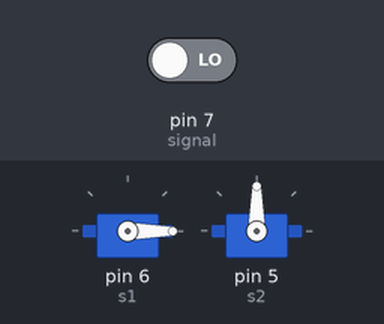
Bench run of a sketch on a simulated Arduino Uno, built with avr-gcc and run on an emulated ATmega328P. Shown: 2 × servo. The test bench sets the inputs (shaded band); at power-on: pin 7 (signal) LOW.

Above: at 1.2 s.
1.3 s: pin 7 (signal) driven HIGH
At 2.5 s:
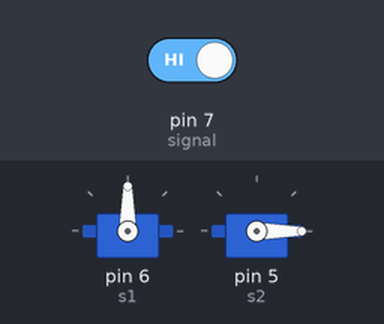
2.8 s: pin 7 (signal) driven LOW
At 3.8 s:
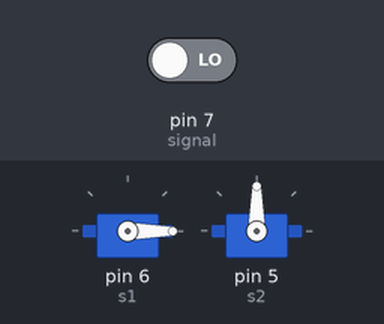
Timing chart, 0 to 5.8 s (numbered marks = the images above; inputs shaded):
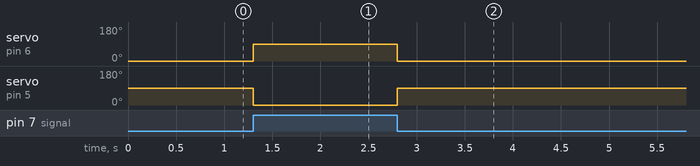

The sketch:

servo_V1.ino
```cpp
#include <Servo.h>

Servo servo2;
Servo servo1;
const int s1 = 6;
const int s2 = 5;
const int signal = 7;

int pos = 0;

void setup() {
  servo1.attach(s1);
  servo2.attach(s2);
  pinMode(signal, INPUT);
}

void loop() {
   if (digitalRead(signal)){
    servo1.write(90);
    servo2.write(0);
   }
   else{
    servo1.write(0);
    servo2.write(90);
   }
}
```

Measured:
- after the input at 1.3 s, servo on pin 6 (s1): 0° → 90° at once; servo on pin 5 (s2): 90° → 0° at once
- after the input at 2.8 s, servo on pin 6 (s1): 90° → 0° at once; servo on pin 5 (s2): 0° → 90° at once
